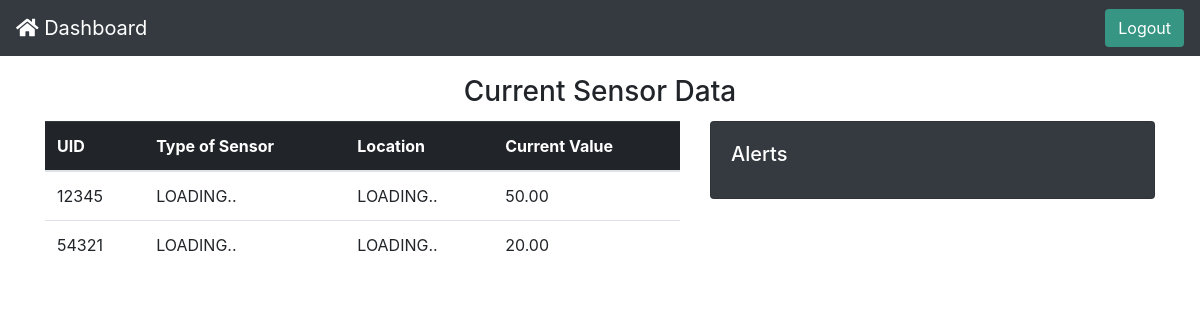
Page /showData/ (signed in) on the earlier database version.
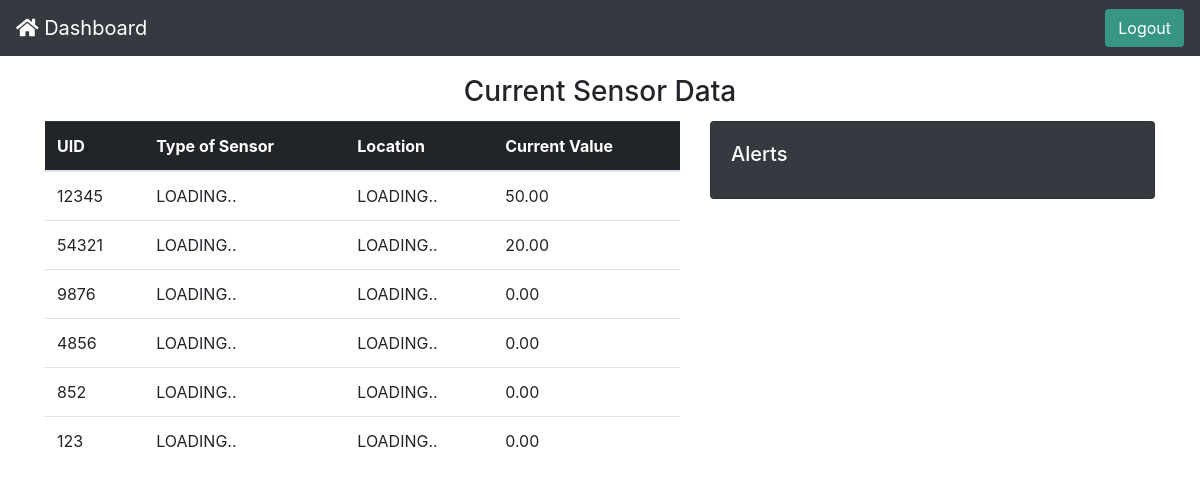
Same page on the later database version.
### esp/models.py (models this page shows)
class SensorData(models.Model):
	sensorId = models.ForeignKey(SensorReg, null=True, on_delete=models.CASCADE)
	sensorValue = models.DecimalField(max_digits=5, decimal_places=2,null=True,default=0)

class SensorReg(models.Model):
	TOS = (
			("Temperature Sensor","Temperature Sensor"),
			("CO2 gas Sensor","CO2 gas Sensor"),
			("Humidity Sensor","Humidity Sensor"),
			("Motion Sensor","Motion Sensor"),
			("Pressure Sensor","Pressure Sensor")
		)
	UID = models.CharField(max_length=10,unique=True)
	typeOfSensor = models.CharField(max_length=20,null=True,choices=TOS,default="Temperature Sensor")
	location = models.CharField(max_length=100,null=True)
	min_threshold = models.DecimalField(max_digits=5, decimal_places=2,null=True)
	max_threshold = models.DecimalField(max_digits=5, decimal_places=2,null=True)
	date_created = models.DateTimeField(auto_now_add=True)
	def __str__(self):
		return self.UID

### esp/views.py (the view)
# urls.py: path('showData/',views.showDataView,name='ShowData'),
@login_required(login_url='esp:home')
def showDataView(request):
	context={}
	t = SensorData.objects.all().order_by('sensorId')
	data = SensorReg.objects.all().order_by('UID')
	context = {'sensorData':t}
	return render(request, 'ShowData.html',context)

### templates/ShowData.html (shortened to what this page needs)
<!DOCTYPE html>
<html>
	<head>
		<link rel="stylesheet" href="https://maxcdn.bootstrapcdn.com/bootstrap/4.0.0/css/bootstrap.min.css">
		<link rel="stylesheet" href="https://cdnjs.cloudflare.com/ajax/libs/font-awesome/5.15.1/css/all.min.css" />
	</head>
	<body>
		<nav class="navbar fixed-top  navbar-expand-lg navbar-dark bg-dark">
			<a class="navbar-brand" href="{% url 'esp:dashboard'%}"><i class="fas fa-home"></i> Dashboard</a>
			<a href="{% url 'esp:logout' %}"class="ml-auto">
				<button id="Logout" type="button" class="btn" style="background-color: #379683;
				color: white;">Logout</button>
			</a>
		</nav>
		<div class="container" style="margin-top: 75px;">
			<div class="row d-flex justify-content-center mt-3 mb-1">
				<h3>Current Sensor Data</h3>
			</div>
			<div class="row">
				<div class="col-sm-7">
					<table class="table" id="_appendHere">
						<tr class="thead-dark">
							<th>UID</th>
							<th>Type of Sensor</th>
							<th>Location</th>
							<th>Current Value</th>
						</tr>
						<tbody>
							{% for sensor in sensorData %}
								<tr id="{{sensor.sensorId}}_0">
									<td id="{{sensor.sensorId}}_1">{{sensor.sensorId}}</td>
									<td id="{{sensor.sensorId}}_3">LOADING..</td>
									<td id="{{sensor.sensorId}}_4" style="text-transform: uppercase;">LOADING..</td>
									<td id="{{sensor.sensorId}}_2">{{sensor.sensorValue}}</td>
								</tr>
							{% endfor %}
						</tbody>
					</table>
				</div>
				<div class="col" >
					<div class="card text-white bg-dark mb-3">
						<div class="card-body">
							<h5 class="card-title" style="color:white;">Alerts</h5>
						</div>
					</div>
				</div>
			</div>
		</body>
	</html>

Differences in the rows shown:
added SensorData: sensorId "9876", sensorValue "0.00"
added SensorData: sensorId "4856", sensorValue "0.00"
added SensorData: sensorId "852", sensorValue "0.00"
added SensorData: sensorId "123", sensorValue "0.00"
